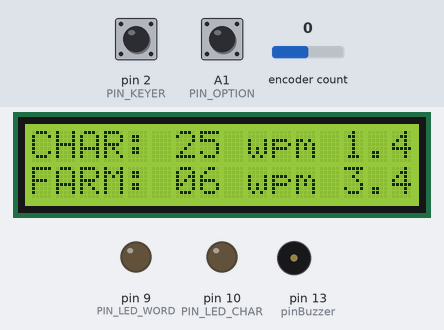
A sketch run on a simulated Arduino Nano, built with avr-gcc and run on an emulated ATmega328P. On the bench: 16×2 character LCD, output pins drawn as LEDs (lit = HIGH), buzzer (waves = sounding). The inputs (shaded band) are chosen by the test bench; at power-on: A1 (PIN_OPTION) HIGH, pin 2 (PIN_KEYER) HIGH, encoder count 0. EEPROM starts erased.

Above: at 1.2 s.
1.3 s: A1 (PIN_OPTION) pulled LOW for 0.15 s
At 1.71 s:
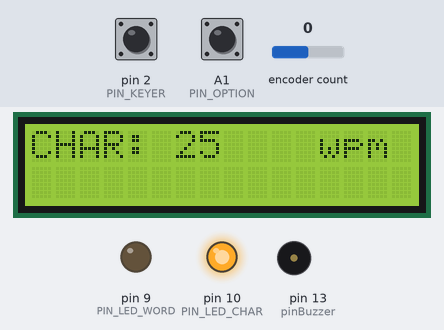
2.0 s: pin 2 (PIN_KEYER) pulled LOW for 0.15 s
At 2.52 s:
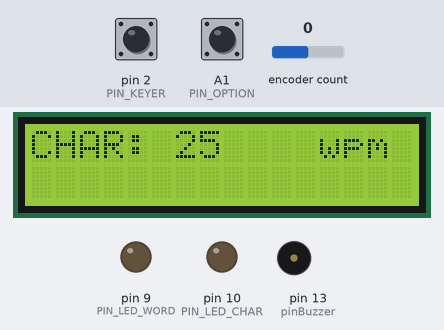
2.7 s: encoder count set to 1
At 3.1 s:
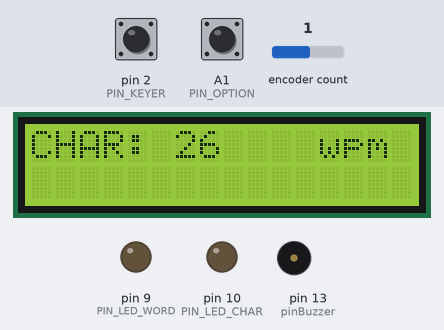
5.7 s: pin 2 (PIN_KEYER) pulled LOW for 1 s
At 5.95 s:
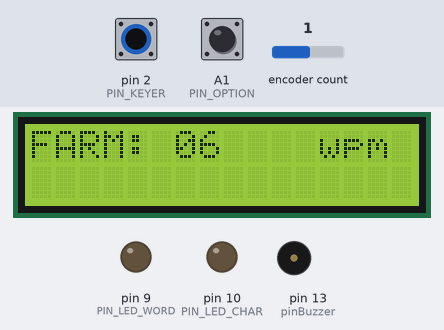
7.3 s: encoder count set to 2
At 7.55 s:
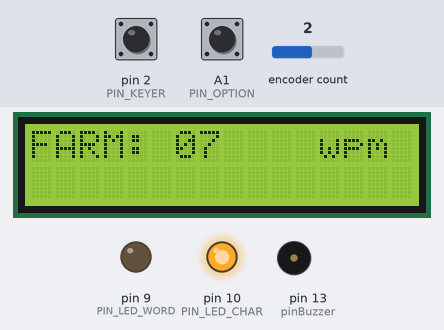
10.3 s: pin 2 (PIN_KEYER) pulled LOW for 0.15 s
At 11.9 s:
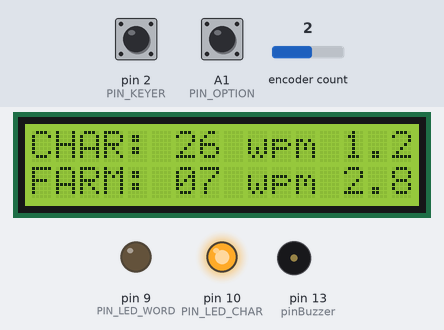
Timing chart, 0 to 14.4 s (numbered marks = the images above; inputs shaded):
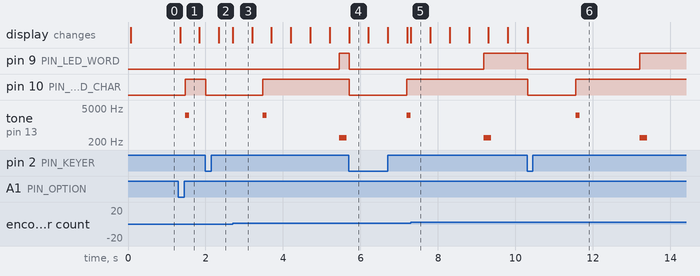

Measured:
- after the input at 1.3 s, the display: changes after 0.05 s (image 1)
- after the input at 2.0 s, pin 10 (PIN_LED_CHAR): HIGH → LOW at once
- after the input at 5.7 s, pin 9 (PIN_LED_WORD): HIGH → LOW at once; pin 10 (PIN_LED_CHAR): HIGH → LOW at once, → HIGH 1.5 s later; tone on pin 13 (pinBuzzer): silent → 2500 Hz after 1.5 s, → silent 0.10 s later
- after the input at 10.3 s, pin 9 (PIN_LED_WORD): HIGH → LOW at once, → HIGH 2.9 s later; pin 10 (PIN_LED_CHAR): HIGH → LOW at once, → HIGH 1.2 s later; tone on pin 13 (pinBuzzer): silent → 2500 Hz after 1.3 s, → silent 0.10 s later, → 300 Hz 1.6 s later, → silent 0.20 s later
- what the display in image 3 shows lasts 0.5 s, from 2.7 s to 3.2 s

The sketch:

metronomo_V2.2.ino
```cpp
/*
  Version 2.2
  CW Visual and audio Metronome - Edit CHAR and FARM speeds
  Arduino Nano, PCB pinout as specified by Pere (EA3AGK)

  - Keyer input (active LOW)         : D2
  - Rotary encoder A/B               : D3, D4
  - LCD 1602 (4-bit)                 : D5 (D4), D6 (D5), D7 (RS), D8 (E), D11 (D6), D12 (D7)
  - LED character (char gap)         : D10
  - LED word (word gap)              : D9
  - Option button (active LOW)       : A2  (used with internal pull-up)
  - EEPROM:
      addr 0 -> wpm_char (5..35) default 25
      addr 1 -> wpm_eff  (5..35) default 6

  Behaviour implemented:
  - Normal operation as before (keyer -> LEDs based on Farnsworth spacing)
  - Press Option to enter edit CHAR mode (numeric blinks). Change with encoder (5..35).
    Timeout: 3 s of encoder inactivity -> save to EEPROM and exit edit.
    While moving the encoder the timeout is suspended (i.e. reset).
  - Press Option again while in CHAR edit -> switch to FARM edit (same behaviour).
  - If editing CHAR and new CHAR < current FARM, FARM is capped to CHAR when saving.
  - At startup read EEPROM values; if invalid use defaults (25, 6).
  - dot timing computed from wpm_char; spacing scaled so that effective spacing obeys wpm_eff:
      dot_ms = 1200 / wpm_char
      scale = wpm_char / wpm_eff  (>= 1)
      charGap = 3 * dot_ms * scale
      wordGap = 7 * dot_ms * scale

  Requires libraries: LiquidCrystal, RotaryEncoder, EEPROM
*/


#include <LiquidCrystal.h>
#include <RotaryEncoder.h>
#include <EEPROM.h>

// ---------------- PINES
const uint8_t PIN_KEYER    = 2;   // active LOW
const uint8_t PIN_ROT_A    = 3;
const uint8_t PIN_ROT_B    = 4;
const uint8_t PIN_LCD_D4   = 5;
const uint8_t PIN_LCD_D5   = 6;
const uint8_t PIN_LCD_RS   = 7;
const uint8_t PIN_LCD_E    = 8;
const uint8_t PIN_LED_CHAR = 10;
const uint8_t PIN_LED_WORD = 9;
const uint8_t PIN_LCD_D6   = 11;
const uint8_t PIN_LCD_D7   = 12;
const uint8_t PIN_OPTION   = A1;  // active LOW, internal pull-up
const uint8_t pinBuzzer    = 13;

// ---------------- HARDWARE OBJECTS
LiquidCrystal lcd(PIN_LCD_RS, PIN_LCD_E,
                  PIN_LCD_D4, PIN_LCD_D5,
                  PIN_LCD_D6, PIN_LCD_D7);

RotaryEncoder encoder(PIN_ROT_A, PIN_ROT_B);

// Nuevas variables para el calculo del Farnsworth
float t_dot;       // duración de un dit según wpm_char
float t_dot_eff;   // duración de un dit según wpm_eff
float t_info;      // tiempo total del mensaje Morse, sin Farnsworth
float t_totalSlots;
float t_slot;
float n_slots;

float t_char_sec;  // segundos entre caracteres
float t_word_sec;  // segundos entre palabras

// ---------------- EEPROM & defaults
const uint8_t ADDR_CHAR = 0;
const uint8_t ADDR_EFF  = 1;

const int DEF_CHAR = 25;
const int DEF_EFF  = 6;
const int MIN_WPM = 3;
const int MAX_WPM = 40;

// ---------------- ESTADO
int wpm_char = DEF_CHAR;
int wpm_eff  = DEF_EFF;

unsigned long charGap_ms = 0;
unsigned long wordGap_ms = 0;

unsigned long lastKeyRelease_ms = 0;
bool lastKeyState = HIGH;
bool keyState;


enum Mode { MODE_NORMAL, MODE_EDIT_CHAR, MODE_EDIT_FARM };
Mode modeNow = MODE_NORMAL;

int editValue = 0;

// encoder pos tracking
long encLastPos = 0;

// edit timing & blink
unsigned long lastEncoderActivity = 0;
const unsigned long EDIT_TIMEOUT = 3000UL; // 3 s
unsigned long lastBlink = 0;
const unsigned long BLINK_MS = 500UL;
bool blinkOn = true;
bool valueMoved = false;

// option button debounce
bool optLastRaw = HIGH;
unsigned long optDebounceTime = 0;
const unsigned long OPT_DEBOUNCE_MS = 40;
static bool optLastStable = HIGH;


// Timer LEDs

unsigned long startTime = 0;
bool waitingToTurnOn_C = false;
bool waitingToTurnOn_W = false;
bool buttonWasPressed = false;


// ---------------- FUNCIONES AUXILIARES

// Funcion de calculo del Farnsworth
void computeFarnsworthTiming(int wpm_char, int wpm_eff) {
  t_dot = 60.0 / (wpm_char * 50.0);
  t_dot_eff = 60.0 / (wpm_eff * 50.0);

  t_info = t_dot * (50 - 19) * wpm_eff;

  t_totalSlots = 60.0 - t_info;

  n_slots = 3.0 * ((wpm_eff * 5) - wpm_eff) + 7.0 * wpm_eff;

  t_slot = t_totalSlots / n_slots;

  t_char_sec = 3.0 * t_slot*1.1;          // Para cálculo de tiempo en segundos
  t_word_sec = 7.0 * t_slot*1.1;          // Para calculo de tiempo en segundos

  charGap_ms = (unsigned long)(t_char_sec * 1000.0 + 0.5);
  wordGap_ms = (unsigned long)(t_word_sec * 1000.0 + 0.5);
}

//*******************************************
// Mostrar los tiempos en el LCD
void showLEDTimes() {
  lcd.setCursor(13,0);
  lcd.print("    ");
  lcd.setCursor(13,0);
  lcd.print(t_char_sec,2);

  lcd.setCursor(13,1);
  lcd.print("    ");
  lcd.setCursor(13,1);
  lcd.print(t_word_sec,2);
}

//*******************************************
// Lectura NVM
int safeReadEEP(int addr, int defv) {
  int v = EEPROM.read(addr);
  if (v < MIN_WPM || v > MAX_WPM) return defv;
  return v;
}
// Lectura NVM
void loadEEP() {
  wpm_char = safeReadEEP(ADDR_CHAR, DEF_CHAR);
  wpm_eff  = safeReadEEP(ADDR_EFF, DEF_EFF);
  if (wpm_eff > wpm_char) wpm_eff = wpm_char;
  computeFarnsworthTiming(wpm_char, wpm_eff);
}
// Guardar en NVM velocidad de caracter
void saveCharEEP() {
  EEPROM.update(ADDR_CHAR, (uint8_t)wpm_char);
}
// Guardar en NVM velocidad Farnsworth
void saveEffEEP() {
  EEPROM.update(ADDR_EFF, (uint8_t)wpm_eff);
}

// pantallas
//Vista normal del display
void showNormal() {
  lcd.clear();
  lcd.setCursor(0,0);
  lcd.print("CHAR:");
  lcd.setCursor(6,0);
  if (wpm_char < 10) lcd.print('0');
  lcd.print(wpm_char);
  lcd.print(" wpm");

  lcd.setCursor(0,1);
  lcd.print("FARM:");
  lcd.setCursor(6,1);
  if (wpm_eff < 10) lcd.print('0');
  lcd.print(wpm_eff);
  lcd.print(" wpm");

  showLEDTimes();       // Se muestran los tiempos en segundos
}

// Pantalla de edición
// Display de edición
void showEditHeader(Mode m) {
  lcd.clear();
  if (m == MODE_EDIT_CHAR) {
    lcd.setCursor(0,0); lcd.print("CHAR:");
  } else {
    lcd.setCursor(0,0); lcd.print("FARM:");
  }
  lcd.setCursor(11,0); lcd.print(" wpm");
}

void updateEditNumber(Mode m, int value, bool showNumber) {
  lcd.setCursor(6,0);
  if (showNumber) {
    if (value < 10) lcd.print('0');
    lcd.print(value);
  } else {
    lcd.print("  ");
  }
}

// option button detection
bool optionPressed() {
  bool raw = digitalRead(PIN_OPTION);
  if (raw != optLastRaw) {
    optDebounceTime = millis();
    optLastRaw = raw;
  }
  if ((millis() - optDebounceTime) > OPT_DEBOUNCE_MS) {
    if (optLastStable == HIGH && raw == LOW) {
      optLastStable = raw;
      return true;
    }
    optLastStable = raw;
  }
  return false;
}

//****************************************
// ---------------- SETUP
void setup() {
  pinMode(PIN_KEYER, INPUT_PULLUP);
  pinMode(PIN_OPTION, INPUT_PULLUP);
  pinMode(PIN_LED_CHAR, OUTPUT);
  pinMode(PIN_LED_WORD, OUTPUT);

  digitalWrite(PIN_LED_CHAR, LOW);
  digitalWrite(PIN_LED_WORD, LOW);

  waitingToTurnOn_C = true;     // Temporizador
  waitingToTurnOn_W = true;

  Serial.begin(115200);
  lcd.begin(16,2);

  loadEEP();
  showNormal();

  encoder.setPosition(0);
  encLastPos = encoder.getPosition();
  lastEncoderActivity = millis();
  lastBlink = millis();

  lastKeyState = digitalRead(PIN_KEYER);
  lastKeyRelease_ms = millis();
  lastKeyRelease_ms = 0;
}

//****************************************
// ---------------- LOOP
void loop() {
  encoder.tick();
  long encPos = encoder.getPosition();
  long delta = encPos - encLastPos;


  // OPTION button
  if (optionPressed()) {
    if (modeNow == MODE_NORMAL) {
      modeNow = MODE_EDIT_CHAR;
      editValue = wpm_char;
      encoder.setPosition(0); encLastPos = 0;
      lastEncoderActivity = millis();
      blinkOn = true; lastBlink = millis();
      showEditHeader(MODE_EDIT_CHAR);
      updateEditNumber(MODE_EDIT_CHAR, editValue, blinkOn);
      valueMoved = false;
    } else if (modeNow == MODE_EDIT_CHAR) {
      modeNow = MODE_EDIT_FARM;
      editValue = wpm_eff;
      encoder.setPosition(0); encLastPos = 0;
      lastEncoderActivity = millis();
      blinkOn = true; lastBlink = millis();
      showEditHeader(MODE_EDIT_FARM);
      updateEditNumber(MODE_EDIT_FARM, editValue, blinkOn);
      valueMoved = false;
    } else if (modeNow == MODE_EDIT_FARM) {
      modeNow = MODE_EDIT_CHAR;
      editValue = wpm_char;
      encoder.setPosition(0); encLastPos = 0;
      lastEncoderActivity = millis();
      blinkOn = true; lastBlink = millis();
      showEditHeader(MODE_EDIT_CHAR);
      updateEditNumber(MODE_EDIT_CHAR, editValue, blinkOn);
      valueMoved = false;
    }
  }

  // --- Edición
  if (modeNow == MODE_EDIT_CHAR || modeNow == MODE_EDIT_FARM) {
    if (delta != 0) {
      if (delta > 0) {
        for (long i=0;i<delta;i++) { editValue++; if (editValue>MAX_WPM){editValue=MAX_WPM; break;} }
      } else {
        for (long i=0;i<-delta;i++) { editValue--; if (editValue<MIN_WPM){editValue=MIN_WPM; break;} }
      }
      lastEncoderActivity = millis();
      valueMoved = true;
      blinkOn = true; lastBlink = millis();
      updateEditNumber(modeNow, editValue, blinkOn);
      encLastPos = encPos;
    }

    if (millis() - lastBlink >= BLINK_MS) {
      lastBlink = millis();
      blinkOn = !blinkOn;
      updateEditNumber(modeNow, editValue, blinkOn);
    }

    if (millis() - lastEncoderActivity >= EDIT_TIMEOUT) {
      if (modeNow == MODE_EDIT_CHAR) {
        wpm_char = editValue;
        if (wpm_eff > wpm_char) { wpm_eff = wpm_char; saveEffEEP(); }
        saveCharEEP();
        computeFarnsworthTiming(wpm_char, wpm_eff); // sólo aquí
        showLEDTimes();

        modeNow = MODE_EDIT_FARM;
        editValue = wpm_eff;
        encoder.setPosition(0); encLastPos = 0;
        lastEncoderActivity = millis();
        blinkOn = true; lastBlink = millis();
        showEditHeader(MODE_EDIT_FARM);
        updateEditNumber(MODE_EDIT_FARM, editValue, blinkOn);
        valueMoved = false;
      } else {
        if (editValue > wpm_char) editValue = wpm_char;
        wpm_eff = editValue;
        saveEffEEP();
        computeFarnsworthTiming(wpm_char, wpm_eff); // sólo aquí
        showLEDTimes();

        modeNow = MODE_NORMAL;
        showNormal();
      }
    }

  } else {
    encLastPos = encPos;
  }


  // --- KEYER & LEDs
  unsigned long now = millis();
  bool buttonPressed = (digitalRead(PIN_KEYER) == LOW);

 // Detectar flanco de bajada (cuando se pulsa por primera vez)
  if (buttonPressed && !buttonWasPressed) {
    digitalWrite(PIN_LED_CHAR, LOW);
    digitalWrite(PIN_LED_WORD, LOW);
//    Serial.println("Pasa por aquí");
    startTime = millis();
    waitingToTurnOn_C = true;
    waitingToTurnOn_W = true;
    buttonWasPressed = buttonPressed;
  }


// Si estamos esperando y ya pasó el tiempo, enciende el LED
  if ((waitingToTurnOn_C||waitingToTurnOn_W)&& !buttonPressed) {
// Aquí se miran que led hay que encender
      if (waitingToTurnOn_C && (millis() - startTime >= charGap_ms)) {
          digitalWrite(PIN_LED_CHAR, HIGH);
          waitingToTurnOn_C = false;
          tone(pinBuzzer, 2500, 100);   // 2500 Hz durante 100 ms
          }
    if (waitingToTurnOn_W && (millis() - startTime >= wordGap_ms)) {
          digitalWrite(PIN_LED_WORD, HIGH);
          waitingToTurnOn_W = false;
          tone(pinBuzzer, 300, 200);   // 300 Hz durante 200 ms
          }
  }


  buttonWasPressed = buttonPressed;

// Depuracion solo
/*
Serial.print("startTime: ");
Serial.print(startTime);

Serial.print(".   buttonPressed: ");
Serial.println(buttonPressed);

*/


}
```
